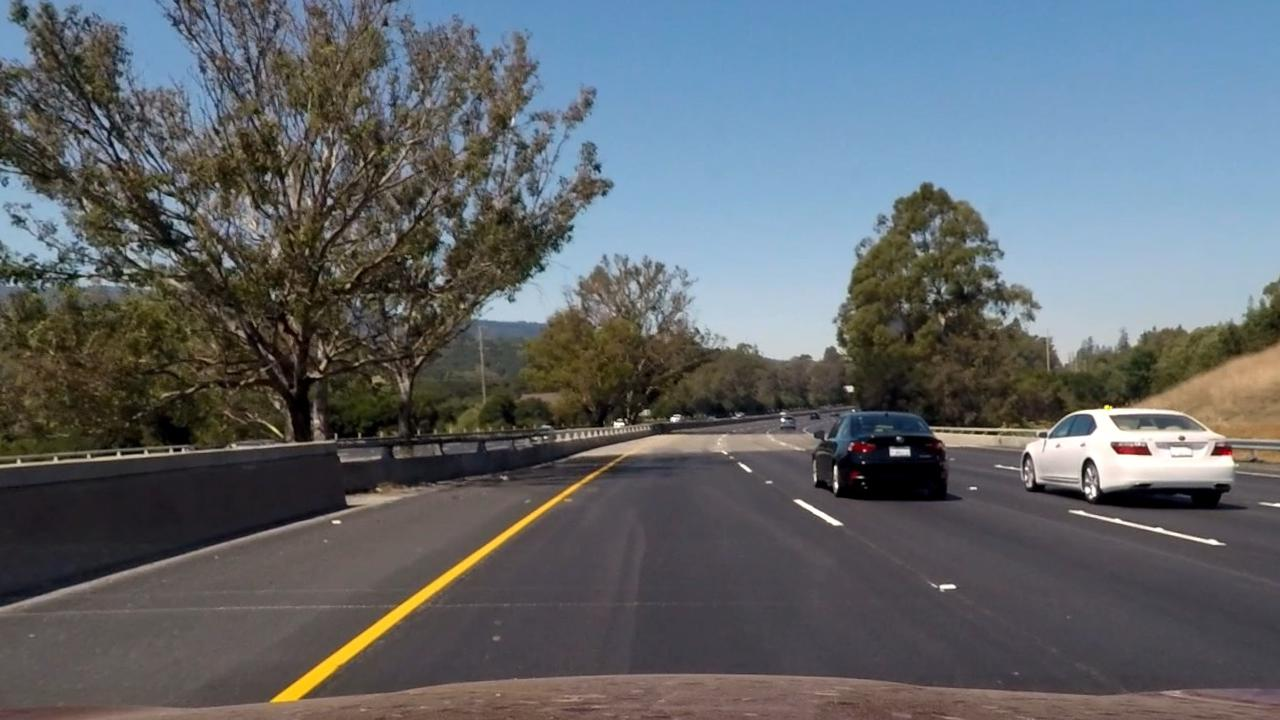
#> input picture examples/corrected_distortion.jpg, 1280 x 720 px; its folder holds only this picture in this run
$ python -i Camera.py   (imports and definitions only)   (older library calls are emulated)
#> lines starting #> are read from the running program, lines starting #| are printed output that depends on the picture
import numpy as np
import cv2
import glob
import matplotlib.pyplot as plt
from Line import Line

class Camera():
    def __init__(self):
        self.M = None
        self.M_inv = None
        self.img_size = None

        self.ret = None
        self.mtx = None
        self.dist = None
        self.rvecs = None
        self.tvecs = None

        self.M = None
        self.Minv = None

    # [51 lines left out: functions calibrate, calibrate_perspective, not called in this run]

    def dir_threshold(self, img, sobel_kernel=3, thresh=(0, np.pi/2)):

        # Apply the following steps to img
        # 1) Convert to grayscale
#> called with sobel_kernel = 3, thresh = (0, 1.57)
        gray = cv2.cvtColor(img, cv2.COLOR_RGB2GRAY)
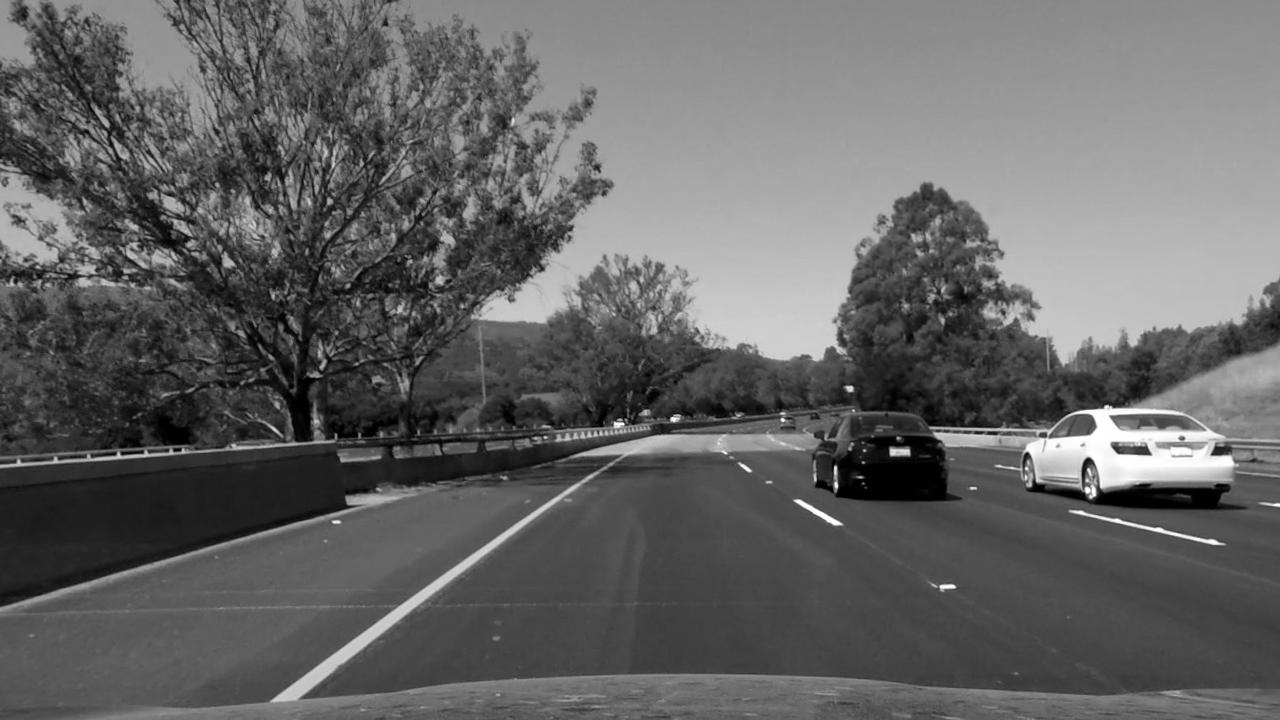
#> gray: shape (720, 1280); min 0, max 255, mean 100.5
        # 2) Take the gradient in x and y separately
        sobelx = cv2.Sobel(gray, cv2.CV_64F, 1, 0, ksize=sobel_kernel)
        sobely = cv2.Sobel(gray, cv2.CV_64F, 0, 1, ksize=sobel_kernel)
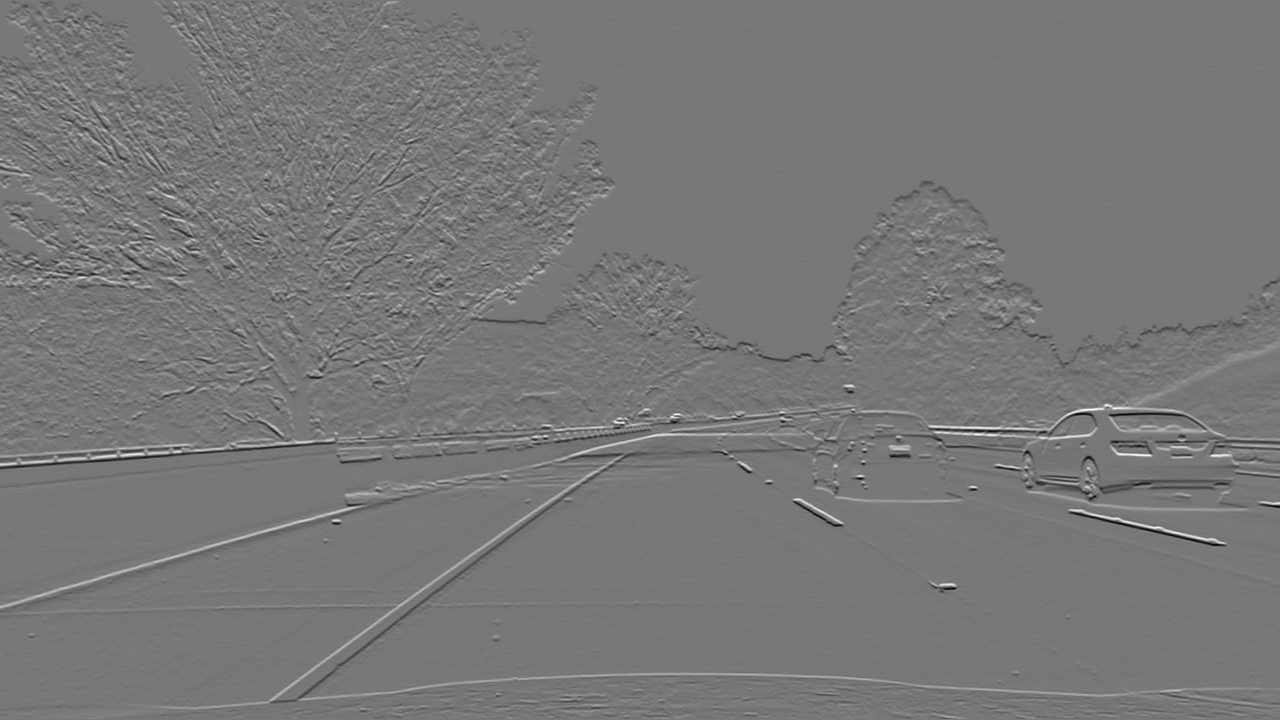
#> sobely: shape (720, 1280) float64; min -673, max 756, mean -0.4; drawn with min black and max white
        # 3) Take the absolute value of the x and y gradients
        abs_sobelx = np.absolute(sobelx)
        abs_sobely = np.absolute(sobely)
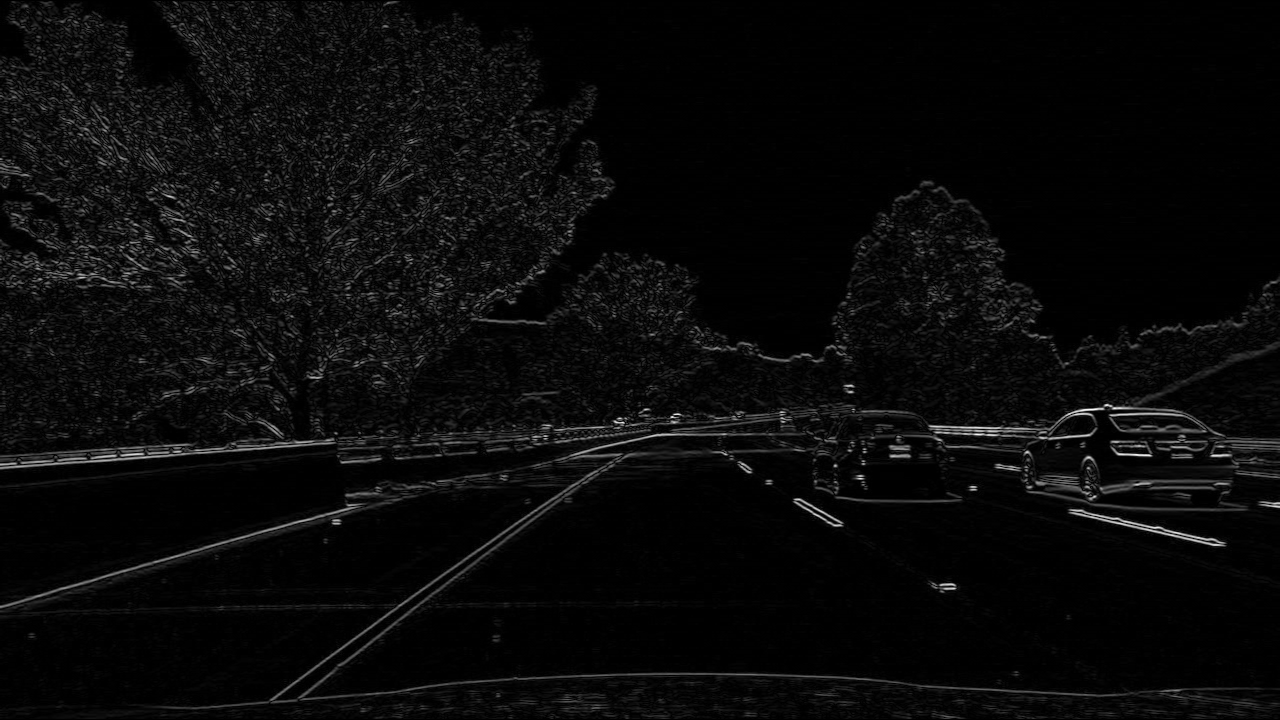
#> abs_sobely: shape (720, 1280) float64; min 0, max 756, mean 30.2; drawn with min black and max white
        # 4) Use np.arctan2(abs_sobely, abs_sobelx) to calculate the direction of the gradient
        grad_dir = np.arctan2(abs_sobely, abs_sobelx)
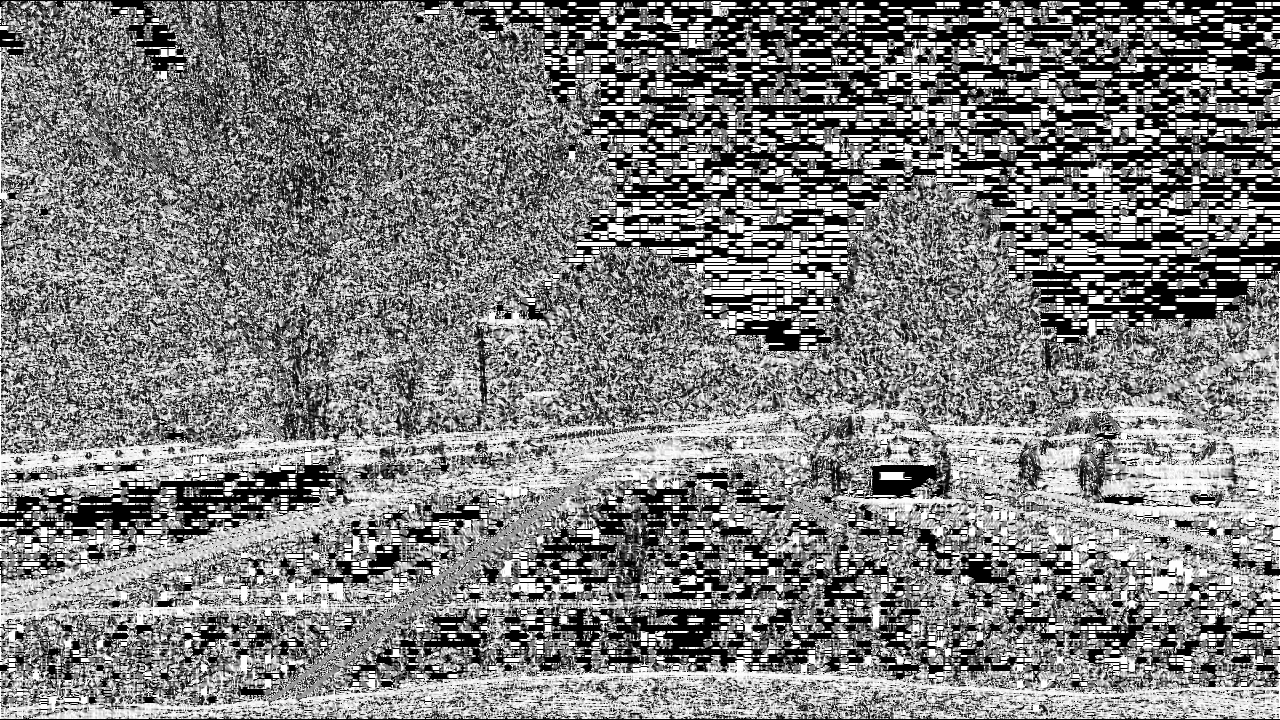
#> grad_dir: shape (720, 1280) float64; min 0, max 1.57, mean 0.788; drawn with min black and max white
        # 5) Create a binary mask where direction thresholds are met
        binary = np.zeros_like(grad_dir)
        binary[(grad_dir >= thresh[0]) & (grad_dir <= thresh[1])] = 1
        # 6) Return this mask as your binary_output image
        return binary

    # [83 lines left out: functions mag_thresh, hls_select, pipeline, thresh, pipeline2, not called in this run]

    def undistort_image(self, img):
        return cv2.undistort(img, self.mtx, self.dist, None, self.mtx)

    def transform_image(self, img):
        return cv2.warpPerspective(img, self.M, self.img_size, flags=cv2.INTER_LINEAR)

    def get_top_down(self, img):
        return self.transform_image(self.undistort_image(img))

    # [32 lines left out: functions display_lane, show_lane_data, not called in this run]


>>> import cv2
>>> picture = cv2.cvtColor(cv2.imread('examples/corrected_distortion.jpg'), cv2.COLOR_BGR2RGB)
>>> result = Camera().dir_threshold(picture)
#> result: shape (720, 1280) float64; every value is 1
